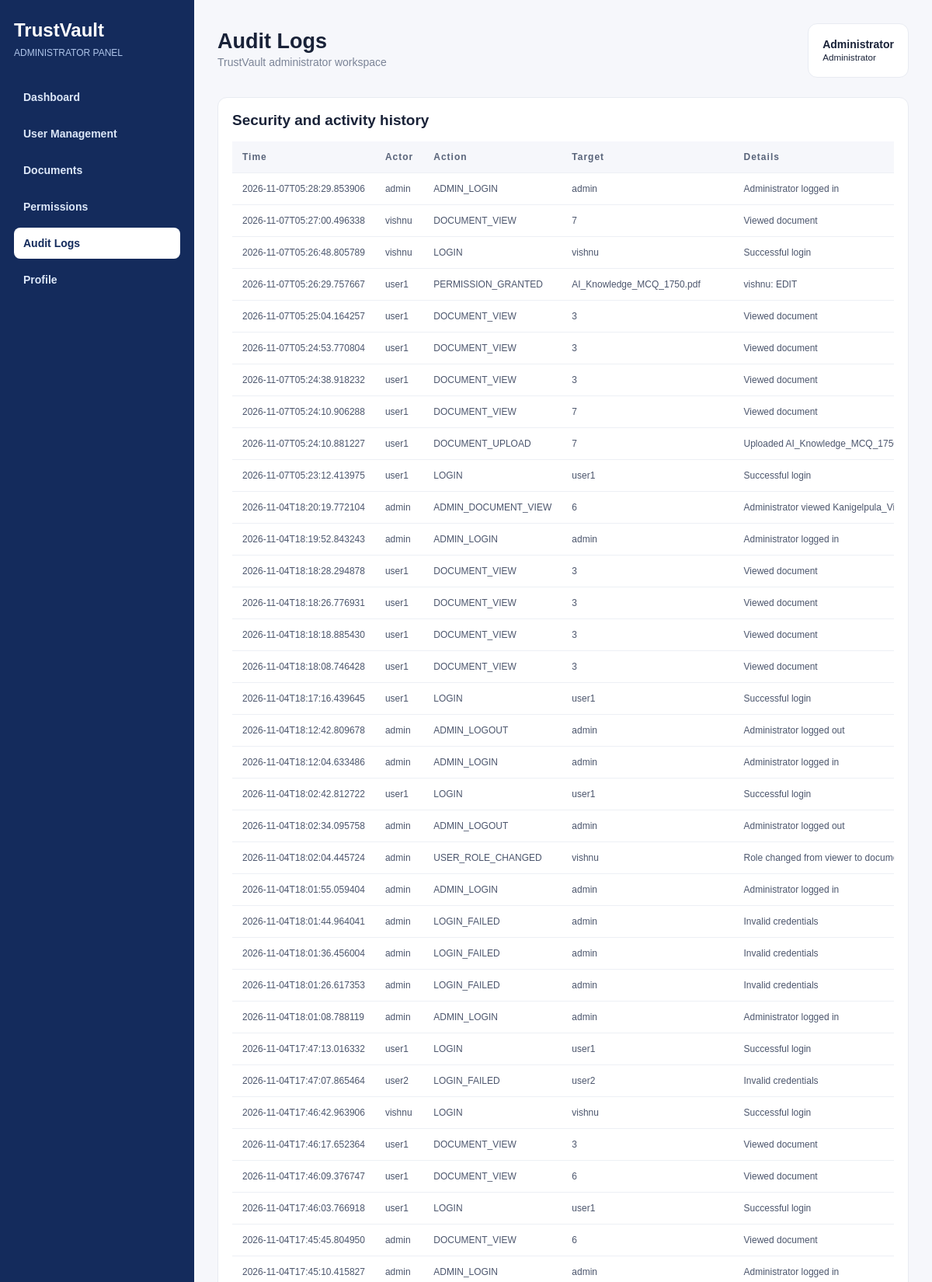
The page /admin/audit (signed in, upper part) on the database its author committed.
### tables this page shows
CREATE TABLE audit_logs (
            id INTEGER PRIMARY KEY AUTOINCREMENT,
            actor TEXT NOT NULL,
            action TEXT NOT NULL,
            target TEXT NOT NULL,
            details TEXT,
            timestamp TEXT NOT NULL
        );

### backend/app/routes/admin.py (the view)
@router.get("/admin/audit")
def admin_audit(request: Request):
    user = admin_required(request)
    if not user:
        return RedirectResponse("/admin/login", status_code=303)
    audit_logs = rows(
        """
        SELECT
            timestamp AS time,
            actor,
            action,
            target,
            details
        FROM audit_logs
        ORDER BY id DESC
        """
    )
    return templates.TemplateResponse(
        request=request,
        name="admin_audit.html",
        context={
            "user": user,
            "audit_logs": audit_logs
        }
    )

### frontend/templates/admin_audit.html (shortened to what this page needs)
<!DOCTYPE html>
<html lang="en"><head><meta charset="UTF-8"><meta name="viewport" content="width=device-width,initial-scale=1">
<title>Audit Logs - TrustVault</title><link rel="stylesheet" href="/static/css/style.css">
</head>
<body><div class="admin-layout"><aside class="admin-sidebar"><div class="admin-brand">TrustVault</div>
<div class="admin-label">ADMINISTRATOR PANEL</div><nav class="admin-nav"><a class="" href="/admin">Dashboard</a>
<a class="" href="/admin/users">User Management</a>
<a class="" href="/admin/documents">Documents</a>
<a class="" href="/admin/permissions">Permissions</a>
<a class="active" href="/admin/audit">Audit Logs</a>
<a class="" href="/admin/profile">Profile</a></nav>
<div class="admin-logout"><a href="/logout">Logout</a></div></aside>
<main class="admin-content"><header class="admin-header"><div><h1>Audit Logs</h1>
<p class="muted">TrustVault administrator workspace</p></div><div class="admin-user"><b>{{ user.name }}</b><br><small>Administrator</small></div></header>
<section class="admin-panel"><h2>Security and activity history</h2><div class="table-wrap"><table><thead><tr><th>Time</th><th>Actor</th><th>Action</th><th>Target</th><th>Details</th></tr></thead><tbody>
{% for item in audit_logs %}<tr><td>{{ item.time }}</td><td>{{ item.actor }}</td><td>{{ item.action }}</td><td>{{ item.target }}</td><td>{{ item.details }}</td></tr>
{% else %}<tr><td colspan="5">No activity recorded yet. Events will appear here as users and administrators perform actions.</td></tr>{% endfor %}</tbody></table></div></section>
</main></div></body></html>

### frontend/static/css/style.css (style rules this page uses)
:root { --ink: #192238; --muted: #7b8497; --line: #e8ebf2; --bg: #f6f7fb; --blue: #4b5fe3; --navy: #1d2942; --green: #16845b; --red: #c34b59; }
* { box-sizing: border-box; }
body { margin: 0; background: var(--bg); color: var(--ink); font: 14px 'DM Sans', sans-serif; }
a { color: inherit; text-decoration: none; }
.muted { color: var(--muted); margin: 0; line-height: 1.6; }
table { width: 100%; border-collapse: collapse; white-space: nowrap; }
th { text-align: left; color: #9aa2b1; font-size: 9px; letter-spacing: 1px; font-weight: 700; padding: 11px 10px; border-bottom: 1px solid var(--line); }
td { padding: 14px 10px; border-bottom: 1px solid #f0f1f5; color: #697488; font-size: 12px; }

### frontend/templates/admin_audit.html (style rules this page uses)
* { box-sizing:border-box }
body { margin:0;background:#f6f7fb;color:#192238;font:14px Arial,sans-serif }
.admin-layout { min-height:100vh }
.admin-sidebar { width:250px;position:fixed;inset:0 auto 0 0;background:#142B5C;color:white;padding:25px 18px }
.admin-brand { font-size:24px;font-weight:800;margin-bottom:8px }
.admin-label { color:#AFC5EA;font-size:12px;margin-bottom:30px }
.admin-nav { display:flex;flex-direction:column;gap:7px }
.admin-nav a { color:#DCE7F8;text-decoration:none;padding:12px;border-radius:8px;font-weight:600 }
.admin-nav a:hover,.admin-nav a.active { background:white;color:#142B5C }
.admin-content { margin-left:250px;padding:30px;max-width:1600px }
.admin-header { display:flex;justify-content:space-between;align-items:center;margin-bottom:25px }
.admin-header h1 { margin:0;font-size:27px }
.muted { color:#7b8497 }
.admin-user,.admin-panel,.stat { background:white;border:1px solid #e8ebf2;border-radius:12px;padding:18px }
.admin-panel { margin-bottom:20px }
.admin-panel h2 { margin-top:0;font-size:19px }
.table-wrap { overflow-x:auto }
table { width:100%;border-collapse:collapse;white-space:nowrap }
th,td { text-align:left;padding:13px;border-bottom:1px solid #edf0f5 }
th { background:#f6f7fb;color:#59647a;font-size:12px }
td { color:#4c566d }

### rows shown on the page
audit_logs: time "2026-11-07T05:28:29.853906", actor "admin", action "ADMIN_LOGIN", target "admin", details "Administrator logged in"
audit_logs: time "2026-11-07T05:27:00.496338", actor "vishnu", action "DOCUMENT_VIEW", target "7", details "Viewed document"
audit_logs: time "2026-11-07T05:26:48.805789", actor "vishnu", action "LOGIN", target "vishnu", details "Successful login"
audit_logs: time "2026-11-07T05:26:29.757667", actor "user1", action "PERMISSION_GRANTED", target "AI_Knowledge_MCQ_1750.pdf", details "vishnu: EDIT"
audit_logs: time "2026-11-07T05:25:04.164257", actor "user1", action "DOCUMENT_VIEW", target "3", details "Viewed document"
audit_logs: time "2026-11-07T05:24:53.770804", actor "user1", action "DOCUMENT_VIEW", target "3", details "Viewed document"
audit_logs: time "2026-11-07T05:24:38.918232", actor "user1", action "DOCUMENT_VIEW", target "3", details "Viewed document"
audit_logs: time "2026-11-07T05:24:10.906288", actor "user1", action "DOCUMENT_VIEW", target "7", details "Viewed document"
audit_logs: time "2026-11-07T05:24:10.881227", actor "user1", action "DOCUMENT_UPLOAD", target "7", details "Uploaded…"
audit_logs: time "2026-11-07T05:23:12.413975", actor "user1", action "LOGIN", target "user1", details "Successful login"
audit_logs: time "2026-11-04T18:20:19.772104", actor "admin", action "ADMIN_DOCUMENT_VIEW", target "6", details "Administrator viewed…"
audit_logs: time "2026-11-04T18:19:52.843243", actor "admin", action "ADMIN_LOGIN", target "admin", details "Administrator logged in"
audit_logs: time "2026-11-04T18:18:28.294878", actor "user1", action "DOCUMENT_VIEW", target "3", details "Viewed document"
audit_logs: time "2026-11-04T18:18:26.776931", actor "user1", action "DOCUMENT_VIEW", target "3", details "Viewed document"
audit_logs: time "2026-11-04T18:18:18.885430", actor "user1", action "DOCUMENT_VIEW", target "3", details "Viewed document"
audit_logs: time "2026-11-04T18:18:08.746428", actor "user1", action "DOCUMENT_VIEW", target "3", details "Viewed document"
audit_logs: time "2026-11-04T18:17:16.439645", actor "user1", action "LOGIN", target "user1", details "Successful login"
audit_logs: time "2026-11-04T18:12:42.809678", actor "admin", action "ADMIN_LOGOUT", target "admin", details "Administrator logged out"
audit_logs: time "2026-11-04T18:12:04.633486", actor "admin", action "ADMIN_LOGIN", target "admin", details "Administrator logged in"
audit_logs: time "2026-11-04T18:02:42.812722", actor "user1", action "LOGIN", target "user1", details "Successful login"
audit_logs: time "2026-11-04T18:02:34.095758", actor "admin", action "ADMIN_LOGOUT", target "admin", details "Administrator logged out"
audit_logs: time "2026-11-04T18:02:04.445724", actor "admin", action "USER_ROLE_CHANGED", target "vishnu", details "Role changed from viewer to…"
audit_logs: time "2026-11-04T18:01:55.059404", actor "admin", action "ADMIN_LOGIN", target "admin", details "Administrator logged in"
audit_logs: time "2026-11-04T18:01:44.964041", actor "admin", action "LOGIN_FAILED", target "admin", details "Invalid credentials"
audit_logs: time "2026-11-04T18:01:36.456004", actor "admin", action "LOGIN_FAILED", target "admin", details "Invalid credentials"
audit_logs: time "2026-11-04T18:01:26.617353", actor "admin", action "LOGIN_FAILED", target "admin", details "Invalid credentials"
audit_logs: time "2026-11-04T18:01:08.788119", actor "admin", action "ADMIN_LOGIN", target "admin", details "Administrator logged in"
audit_logs: time "2026-11-04T17:47:13.016332", actor "user1", action "LOGIN", target "user1", details "Successful login"
audit_logs: time "2026-11-04T17:47:07.865464", actor "user2", action "LOGIN_FAILED", target "user2", details "Invalid credentials"
audit_logs: time "2026-11-04T17:46:42.963906", actor "vishnu", action "LOGIN", target "vishnu", details "Successful login"
audit_logs: time "2026-11-04T17:46:17.652364", actor "user1", action "DOCUMENT_VIEW", target "3", details "Viewed document"
audit_logs: time "2026-11-04T17:46:09.376747", actor "user1", action "DOCUMENT_VIEW", target "6", details "Viewed document"
audit_logs: time "2026-11-04T17:46:03.766918", actor "user1", action "LOGIN", target "user1", details "Successful login"
audit_logs: time "2026-11-04T17:45:45.804950", actor "admin", action "DOCUMENT_VIEW", target "6", details "Viewed document"
audit_logs: time "2026-11-04T17:45:10.415827", actor "admin", action "ADMIN_LOGIN", target "admin", details "Administrator logged in"

### other values the page prints
{{ user.name }} "Administrator"
